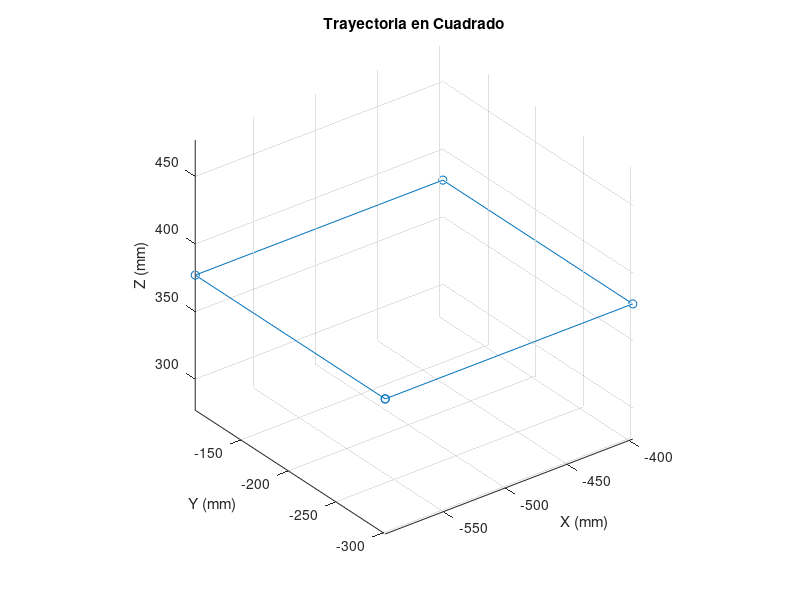

MATLAB code to generate this figure:
% Parámetros del cuadrado
lado = 200;            % Longitud de cada lado del cuadrado en mm
centro = [-497, -202, 377];  % Centro del cuadrado (en mm)

% Definir los cuatro vértices del cuadrado
vertices = [centro(1)-lado/2, centro(2)-lado/2, centro(3);
            centro(1)+lado/2, centro(2)-lado/2, centro(3);
            centro(1)+lado/2, centro(2)+lado/2, centro(3);
            centro(1)-lado/2, centro(2)+lado/2, centro(3)];

% Definir la trayectoria con los 4 puntos (regresando al punto inicial)
trayectoria_indices = [1, 2, 3, 4, 1];
n_puntos = length(trayectoria_indices);

% Crear la trayectoria conectando los vértices
positions = zeros(n_puntos, 3);
for i = 1:n_puntos
    positions(i, :) = vertices(trayectoria_indices(i), :);
end

% Asignar posiciones calculadas
cons1 = positions(:, 1);
cons2 = positions(:, 2);
cons3 = positions(:, 3);

% Definir rotaciones fijas
rotations = repmat([90, 0, 0], n_puntos, 1);
cons4 = rotations(:, 1);
cons5 = rotations(:, 2);
cons6 = rotations(:, 3);

% Guardar las posiciones y rotaciones en un archivo de texto
archivo_salida_txt = 'trayectoria_cuadrado.txt';
fileID = fopen(archivo_salida_txt, 'w');

% Escribir la primera línea con la palabra 'cartesiano'
fprintf(fileID, 'cartesiano\n');

% Escribir los datos: posiciones, rotaciones, velocidad (15) y delay (0)
for i = 1:n_puntos
    fprintf(fileID, '%.3f,%.3f,%.3f,%.2f,%.2f,%.2f,%d,%.3f\n', ...
        cons1(i), cons2(i), cons3(i), cons4(i), cons5(i), cons6(i), 15, 0);
end
fclose(fileID);
disp(['Archivo guardado: ', archivo_salida_txt]);

% Graficar la trayectoria en 3D
figure;
plot3(cons1, cons2, cons3, 'o-');
xlabel('X (mm)');
ylabel('Y (mm)');
zlabel('Z (mm)');
title('Trayectoria en Cuadrado');
grid on; axis equal;

disp('Trayectoria en cuadrado generada y guardada correctamente.');
